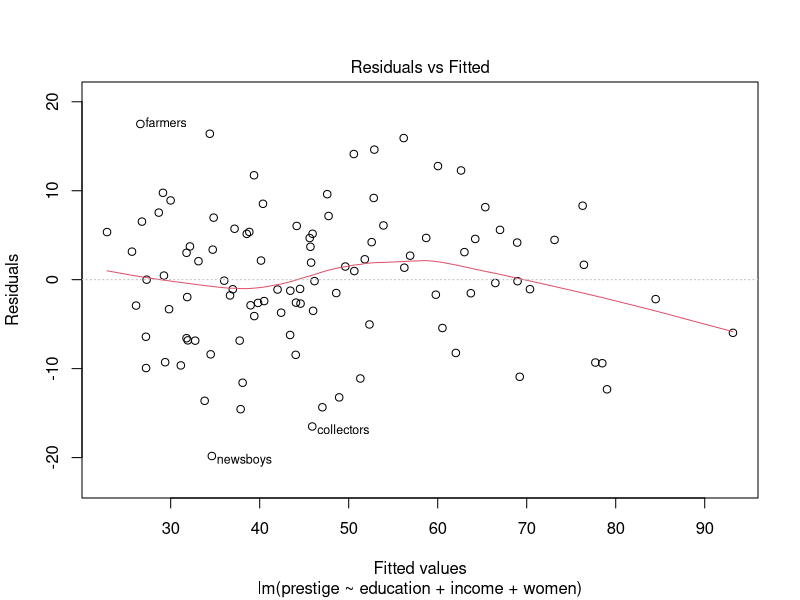
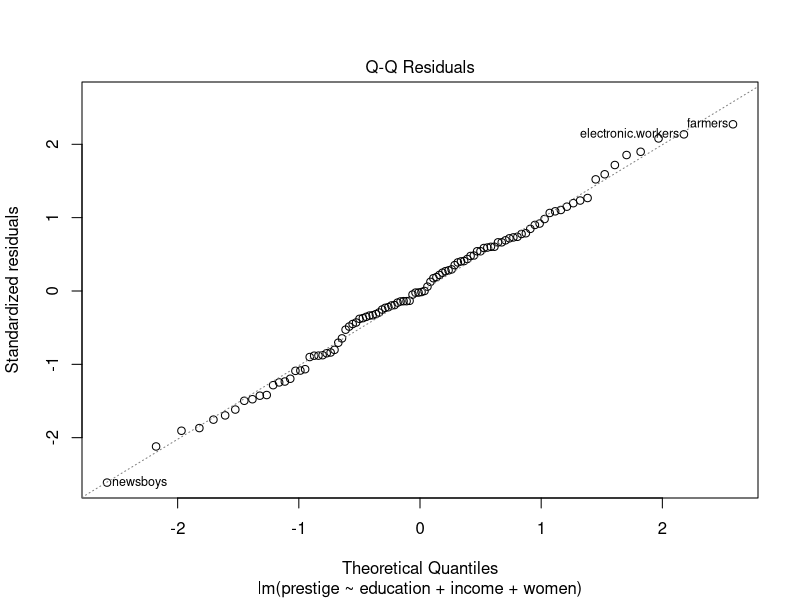
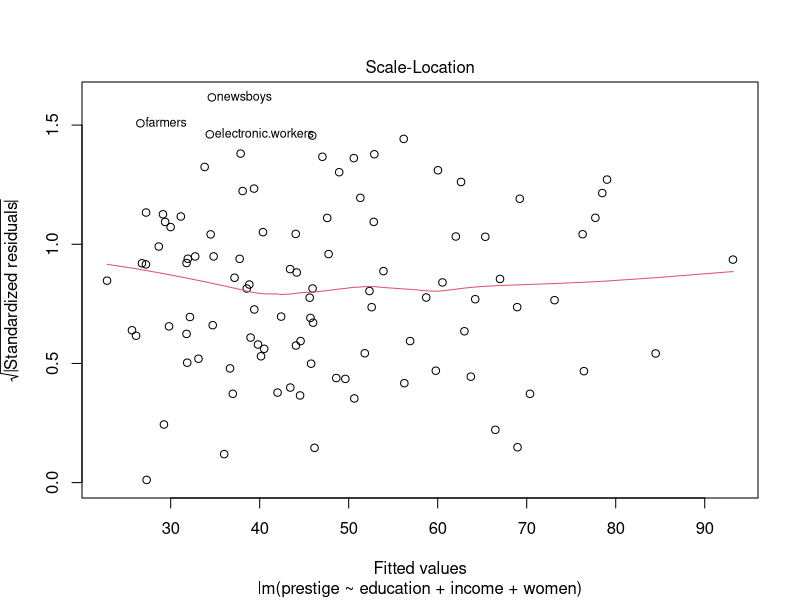
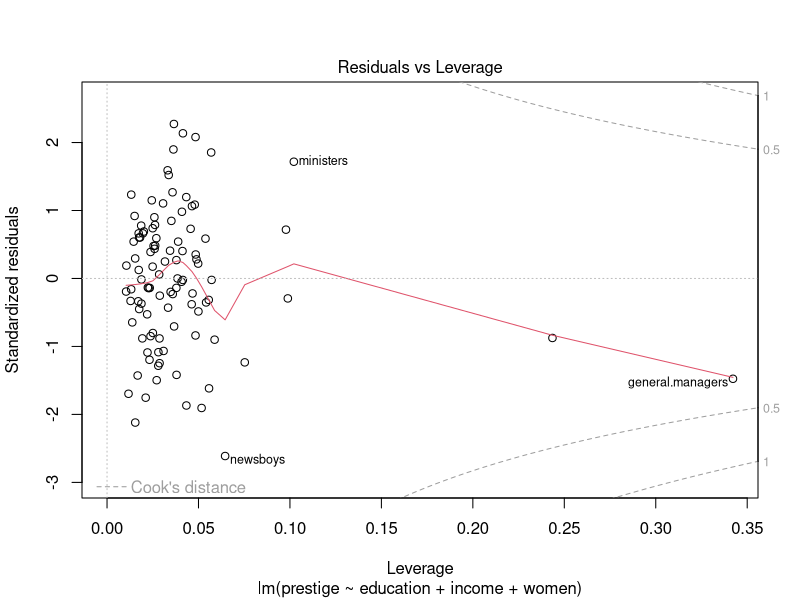
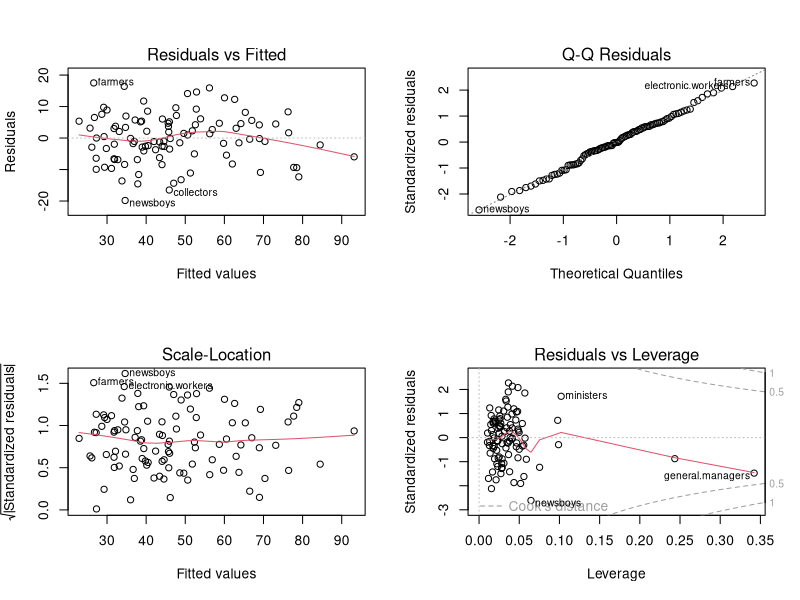
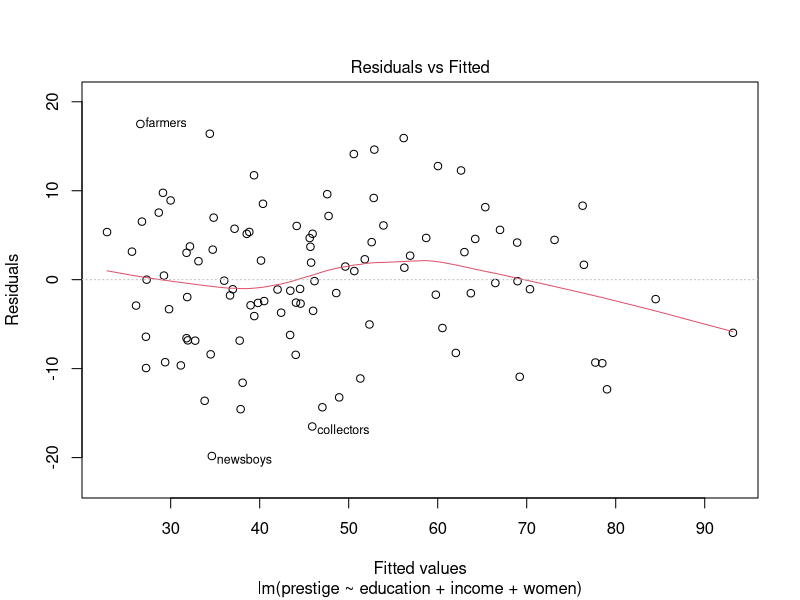
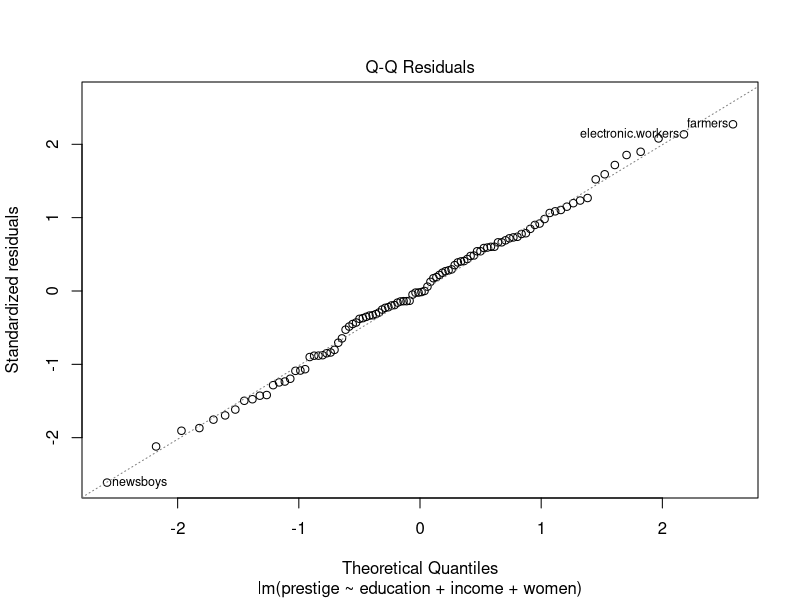
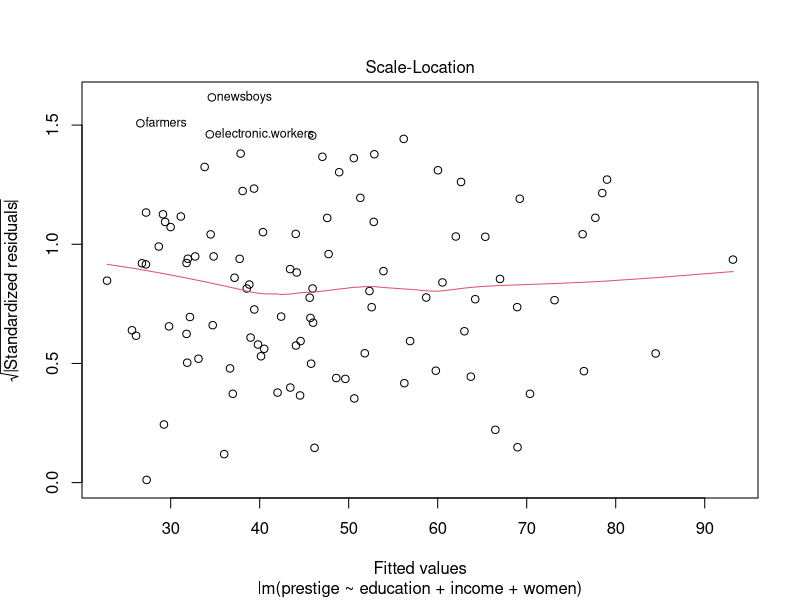

Source code (R) for these figures, in order:
##############################################################################
# Week 3 Demo: Checking Assumptions / Model Diagnostics for Linear Regression
#
# Data: Prestige (from the car package), so no external data files are needed.
# How to use: run the script line by line (Ctrl/Cmd + Enter) and look at the
# output and plots after each step. Lines starting with "# Result:" describe
# what we find in this example.
##############################################################################

### 0. Setup

# Packages needed for this script
pkgs <- c("car")  # add more packages here

# Personal (user-writable) library, so no admin rights are needed
lib <- Sys.getenv("R_LIBS_USER")
dir.create(lib, recursive = TRUE, showWarnings = FALSE)  # create it if missing
.libPaths(c(lib, .libPaths()))                           # search it first

# Install each package only if it is missing, then load it
for (p in pkgs) {
  if (!requireNamespace(p, quietly = TRUE)) {  # TRUE if already installed
    install.packages(p, lib = lib, repos = "https://cloud.r-project.org")
  }
  library(p, character.only = TRUE)  # load using the name stored in p
}

### 1. Data and model
# Prestige: occupational prestige in Canada (102 occupations)
# prestige = prestige score, education = mean years of education,
# income = mean income, women = % women in the occupation
head(Prestige)
summary(Prestige)

M1 <- lm(prestige ~ education + income + women, data = Prestige)
summary(M1)
# Result: R2 = 0.80. Education (b = 4.19) and income (p < .001) predict prestige;
# women is not significant (p = .77)

### 2. Key Assumptions
# (1) Independent errors (cases)
# (2) No perfect (or very high) multicollinearity
# (3) Linearity and additivity
# (4) Homoskedasticity
# (5) Normally distributed errors
# (6) Limited impact of outliers and influential cases

## 2a. Check for (1) Independent errors (cases)

# Independence cannot be checked (with exceptions): it depends on the 'sampling' design
# Check for serial correlation over time (Durbin-Watson test) applies only
# to time series data!

## 2b. Check for (2) Multicollinearity: VIF or Tolerance

vif(M1)
1/vif(M1)              #Tolerance measure (report VIF *or* tolerance, not both)
# Result: VIF = 1.85 (education), 2.28 (income), 1.53 (women); tolerance = 0.54, 0.44, 0.66
# -> all well below common warning levels (VIF > 5-10, tolerance < 0.2/0.1): no multicollinearity problem

## 2c. Checks for (3)-(6) based on (standardized) residuals

plot(M1)          #simple way to get four diagnostic residual plots (in the console, press Enter to see the next plot)
par(mfrow=c(2,2))
plot(M1)          #same plots, but combined in a single plot (four panels)
par(mfrow=c(1,1))

## Alternative: Request six different residual plots individually
plot(M1, 1)  #residuals vs. fitted
# Result: red line is mostly flat, with a slight bend at the high end -> mild non-linearity (traced to income, see residualPlots below)
# Linear relationship -> should have a horizontal line with no distinct patterns
plot(M1, 2)  #normal Q-Q
# Result: points close to the line -> errors approximately normal (see also Shapiro test below)
# Normally distributed errors -> residuals should follow a straight line
plot(M1, 3)  #scale-location
# Result: red line is roughly flat -> no sign of heteroscedasticity (formal test: ncvTest(M1), p = .62)
# Homoscedasticity -> should have a horizontal line with equally spread points
plot(M1, 4)  #Cook's distance
# Influential cases -> identifies cases with high Cook's distance values
plot(M1, 5)  #residuals vs. leverage
# Extreme cases -> shows extreme cases for outcome (residuals) and predictors (leverage)
plot(M1, 6)  #Cook's distance vs. leverage
# Influential cases -> shows extreme (predictors) and influential cases

## 2d. Other options for residual checks/diagnostics

# (Normal) distribution of residuals
boxplot(residuals(M1), horizontal=TRUE)
plot(density(residuals(M1)))               #kernel density plot
rug(residuals(M1))                         #add a 'rug' (strip plot) to indicate number of observations
qqnorm(residuals(M1))                      #normal Q-Q plot
qqline(residuals(M1), col="red", lwd=2)    #add linear line
shapiro.test(residuals(M1))                #formal test: H0 = normal distribution
# Result: W = 0.99, p = .92 -> no evidence against normality of residuals (boxplot/density/Q-Q agree)

# Outliers/influential cases
plot(cooks.distance(M1))
influencePlot(M1)         #bubble-plot of studentized residuals against hat-values (size of bubbles = Cook's distance)
influenceIndexPlot(M1)    #all values for Cook's distance, hat-value, p-value for outlier test, and studentized residual in a spike-plot

# Predictor-specific plots
residualPlots(M1)             #Pearson residuals against each predictor (incl. curvature test)
avPlots(M1)                   #partial-regression plots: for each predictor (most useful!)
# Result: only income shows significant curvature (p < .001); Tukey test for whole model p = .16
# Fix to try: M2 <- lm(prestige ~ education + log(income) + women, data = Prestige), then re-check
# Influence: general.managers (Cook's D = 0.28, hat = 0.34) is the most influential case,
#   a high-income occupation sitting where the income curvature is strongest. No Cook's D > 1.

# Note: income shows a curved relationship with prestige: it can help to revisit the descriptive plot
plot(Prestige$income, Prestige$prestige)
lines(lowess(Prestige$income, Prestige$prestige), col="red")
# Result: relationship flattens at high incomes (diminishing returns) -> try log(income)

## 2e. Function for Residual Diagnostics for Multivariate OLS Regression Models

# Define a function that calculates several residual diagnostics in one go.
# (You do not need to understand every line: run the definition, then call it on a model.)
residual.checks <- function(model) {
    cat("--------- Residual Diagnostics for Multivariate Linear Models ---------- \n \n")
	# proportion of large absolute standardized residuals
	large.residual.2 <- rstandard(model) > 2 | rstandard(model) < -2
	large.residual.25 <- rstandard(model) > 2.5 | rstandard(model) < -2.5
	large.residual.3 <- rstandard(model) > 3 | rstandard(model) < -3
	ASR1 <- round((sum(large.residual.2) / nrow(model$model))*100, 2)
	ASR2 <- round((sum(large.residual.25) / nrow(model$model))*100, 2)
	ASR3 <- round((sum(large.residual.3) / nrow(model$model))*100, 2)
	if(ASR1 <= 5) { test1 <- "passed"
      } else test1 <- "failed"
	if(ASR2 <= 1) { test2 <- "passed"
      } else test2 <- "failed"
	if(ASR3 <= 0) { test3 <- "passed"
      } else test3 <- "failed"
      cat("Proportion of large absolute standardized residuals (ASR): \n")
      cat("    Criterion ASR>2.0 (<5%):", round(sum(large.residual.2),4),"case(s),", ASR1, "% | Check", test1, "\n")
      cat("    Criterion ASR>2.5 (<1%):", round(sum(large.residual.25),4),"case(s),", ASR2, "% | Check", test2, "\n")
      cat("    Criterion ASR>3.0 (=0%):", round(sum(large.residual.3),4),"case(s),", ASR3, "% | Check", test3, "\n")
	# Cook's value
      cook.lim <- 4/(nrow(model$model))
	cook <- cooks.distance(model) > cook.lim
	if(max(cooks.distance(model)) < cook.lim) { test1 <- "passed"
      } else test1 <- sprintf("failed for %d case(s)", sum(cook))
      cat("Cook's Distance: \n")
      cat("    Largest observed Cook's Distance =", round(max(cooks.distance(model)),4), "\n")
      cat("    Criterion 4/n:", round(cook.lim, 4), "| Check", test1, "\n")
	# leverage/hat value
	AL1.crit <- model$rank / nrow(model$model)
	AL2.crit <- 2 * model$rank / nrow(model$model)
	AL3.crit <- 3 * model$rank / nrow(model$model)
	AL1 <- hatvalues(model) > AL1.crit
	AL2 <- hatvalues(model) > AL2.crit
	AL3 <- hatvalues(model) > AL3.crit
	if(max(hatvalues(model)) < AL1.crit) { test1 <- "passed"
      } else test1 <- sprintf("failed for %d case(s)", sum(AL1))
	if(max(hatvalues(model)) < AL2.crit) { test2 <- "passed"
      } else test2 <- sprintf("failed for %d case(s)", sum(AL2))
	if(max(hatvalues(model)) < AL3.crit) { test3 <- "passed"
      } else test3 <- sprintf("failed for %d case(s)", sum(AL3))
      cat("Leverage / Hat Values: \n")
      cat("    Largest observed hat value =", round(max(hatvalues(model)),4), "\n")
      cat("    Criterion  k/n:", round(AL1.crit,4), "| Check", test1, "\n")
      cat("    Criterion 2k/n:", round(AL2.crit,4), "| Check", test2, "\n")
      cat("    Criterion 3k/n:", round(AL3.crit,4), "| Check", test3, "\n")
	# covariance ratio (CVR)	  
	CVR.lim <- 1 + AL3.crit 
	CVR <- abs(covratio(model)) > CVR.lim
	if(max(abs(covratio(model))) < CVR.lim) { test1 <- "passed"
      } else test1 <- sprintf("failed for %d case(s)", sum(CVR))
	cat("Covariance Ratio: \n")
      cat("    Largest observed absolute covariance ratio =", round(max(abs(covratio(model))),4), "\n")
      cat("    Criterion 1+(3k/n):", round(CVR.lim,4), "| Check", test1, "\n")
	# difference statistics (DFBeta/DFFit)
      dfbeta.lim <- 2/sqrt(nrow(model$model))
	dfbeta <- abs(dfbeta(model)) > dfbeta.lim
	if(max(abs(dfbeta(model))) < dfbeta.lim) { test1 <- "passed"
      } else test1 <- sprintf("failed for %d case(s)", sum(dfbeta))
	cat("Difference Statistics (for excluded cases): \n")
      cat("    DFBeta (across all coefficients): \n")
      cat("      Largest observed absolute DFBeta =", round(max(abs(dfbeta(model))),4), "\n")
      cat("      Criterion 2/sqrt(n):", round(dfbeta.lim, 4), "| Check", test1, "\n")
      dffit.lim <- 2*sqrt(model$rank/nrow(model$model))
	dffit <- abs(dffits(model)) > dffit.lim
	if(max(abs(dffits(model))) < dffit.lim) { test1 <- "passed"
      } else test1 <- sprintf("failed for %d case(s)", sum(dffit))
      cat("    DFFit: \n")
      cat("      Largest observed absolute DFFit =", round(max(abs(dffits(model))),4), "\n")
      cat("      Criterion 2*sqrt(k/n):", round(dffit.lim, 4), "| Check", test1, "\n")
      cat("------------------------------------------------------------------------ \n")
}
residual.checks(M1)   #apply the function to our model
# Result: residuals OK (5 cases >2 = 4.9%, 1 case >2.5 = 0.98%, none >3). Cook's D, leverage,
# DFBeta/DFFit 'fail' for several cases, but these strict cutoffs flag many cases in any
# sample this size: treat as screening rules, and rely on the plots and largest values.
# Max Cook's D = 0.28 (<1), so no single case is dominating the model.

### 3. Fixing the problem: log-transforming income
# Income shows curvature (diminishing returns), so we model log(income) instead

M2 <- lm(prestige ~ education + log(income) + women, data = Prestige)
summary(M2)
vif(M2)
residualPlots(M2)   #curvature test for log(income) is no longer significant
# Result: R2 rises from 0.80 to 0.84, and the curvature for income is gone (p = .56; Tukey test p = .45).
# VIFs stay low, residuals are still normal (Shapiro p = .98) and homoscedastic (ncvTest p = .87).
# The women variable now shows a small curvature test (p = .02), a minor issue not pursued here.
# general.managers is no longer the most influential case, but still has high leverage (hat = 0.29).
# Note: with log(income), the coefficient is no longer "per dollar" but "per unit of log-income".

### 4. Optional: Identifying and viewing specific cases

# Identifying largest cases and displaying them
which.max(abs(residuals(M1)))         #observation with largest residual
which.max(abs(cooks.distance(M1)))    #observation with max Cook's distance
Prestige["general.managers",]         #display specific case by row name (all variables)
# Result: general.managers has the largest Cook's D (0.28); newsboys has the largest residual

# Identifying cases by threshold and displaying them (safe option)
Prestige$large.residual.3 <- abs(rstandard(M1)) > 3
Prestige[Prestige$large.residual.3, ]
Prestige$large.hat.value <- hatvalues(M1) == max(hatvalues(M1))
Prestige[Prestige$large.hat.value, ]
# -> general.managers: highest leverage (hat = 0.34) due to extreme income (~25,900)

### 5. Exercises
# (1) Re-run the diagnostics (plots, vif, residual.checks) for M2. What has changed compared to M1?
# (2) Which occupations are flagged as influential in M2? Look at them with Prestige[ "name", ]
# (3) Add the predictor 'type' (occupation type) to the model. Do the assumptions still hold?
